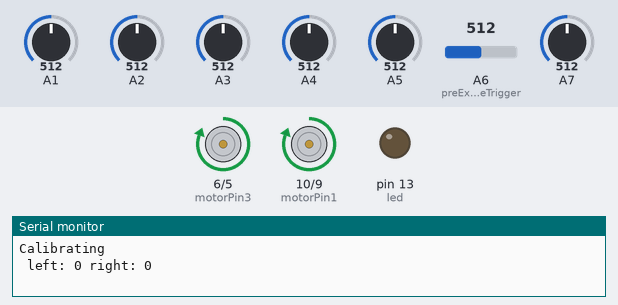
Bench run of a sketch on a simulated Arduino Uno, built with avr-gcc and run on an emulated ATmega328P. Parts: motor-driver pin pairs drawn as motors (green arrow = first pin HIGH = forward, orange = second pin HIGH = backward, longer = more drive), output pins drawn as LEDs (lit = HIGH), the last lines printed to the serial monitor. The test bench sets the inputs (shaded band); at power-on: A1 = 512, A7 = 512, A2 = 512, A4 = 512, A3 = 512, A5 = 512, A6 (preExtremeTrigger) = 512.

Above: at 5.0 s.
5.1 s: A1 set to 498
At 5.5 s:
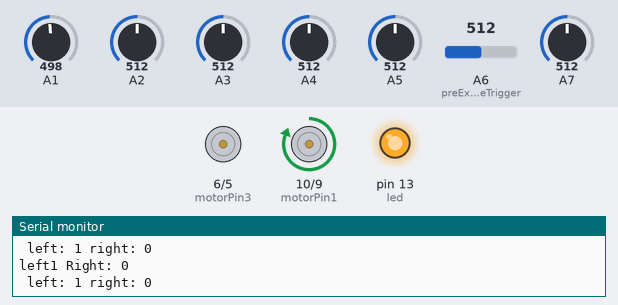
6.6 s: A7 set to 500
At 7.8 s:
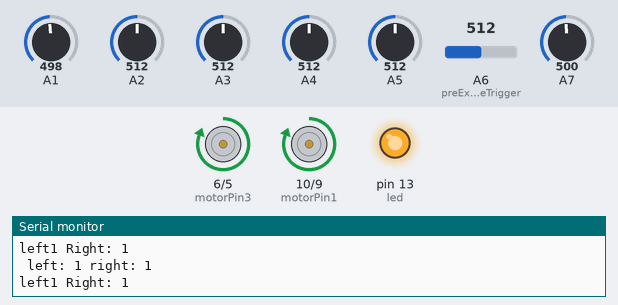
8.1 s: A2 set to 499
At 8.9 s:
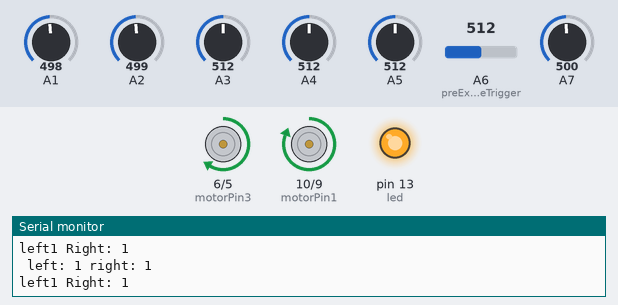
9.6 s: A4 set to 306
At 10.8 s:
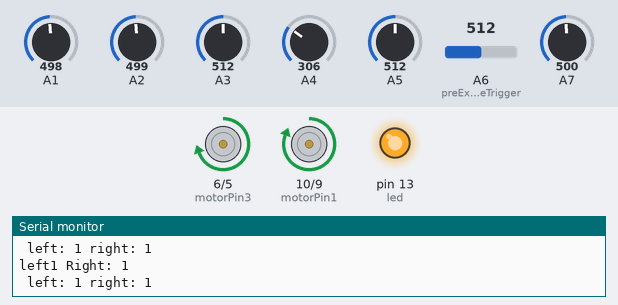
11.1 s: A3 set to 306
At 11.9 s:
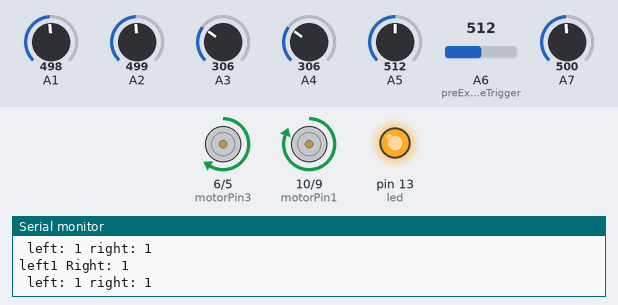
12.6 s: A1 set to 716
At 14.0 s:
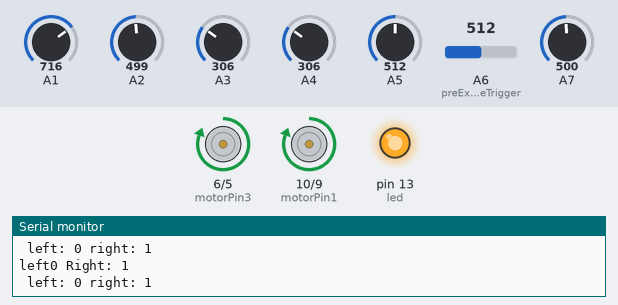
Timing chart, 0 to 15.1 s (numbered marks = the images above; inputs shaded):
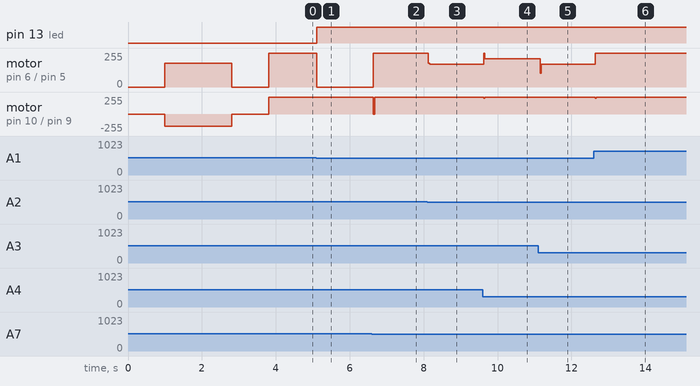

The sketch:

Flueairs_Robofest_preExtreme_noObstacle.ino
```cpp
#define sensorNum 8          //always even

#define maxSpeed 255//180  //180 //200
#define sSpeed 255
#define linegapSpeed 255

int blackLimit[sensorNum];
int digitalReading[sensorNum];

const int motorPin1=10,motorPin2=9;        //right motor
const int motorPin3=6,motorPin4=5;       //left motor
const int initIR=1;

float error, prevError=0;
float mappedValue, targetValue = 8;

float safety=0.35;

float kp=42.5;   //26.7G //26        //38 //37  //39                //45 IF DOESN'T WORK
float kd=65;  //57.3  //50G //50    //67             //70  //42 //87

int rotationSpeed=150;

int motorResponse;
float correction;

int leftSpeed,rightSpeed;

float lastAct;
int time=3;

int allBlack=0;
int leftBlack=0;
int rightBlack=0;

int frontIR=1;                      //change
int leftIR=2;                          //change
int rightIR=3;                         //change

int led = 13;
int insideLoop=0;
//int caveSpeed=;
//int turnSpeed=;

int left=0,right=0;
int preLeft=0, preRight=0;

int contiBlack = 0;
int stopTrigger = 6 ; //2
int startTrigger = 3;
int extremeCounter = 0;
int extremeTrigger =12;
int preExtremeCounter = 0;
int preExtremeTrigger = 20;

void setup()
{
  //initialize IR pins
  for(int i = initIR; i < sensorNum; i++)          //A0 is leftmost Ir
  {
    pinMode(A0 + i, INPUT);
  }

  pinMode(frontIR,INPUT);
  pinMode(rightIR,INPUT);
  pinMode(leftIR,INPUT);

  pinMode(led, OUTPUT);

  //initialize motor pins
  pinMode(motorPin1, OUTPUT);
  pinMode(motorPin2, OUTPUT);
  pinMode(motorPin3, OUTPUT);
  pinMode(motorPin4, OUTPUT);
  delay(1000);
  Serial.begin(9600);

  Serial.println("Calibrating");
  calibration();


}


void loop()
{

if(!left && !right)
 digitalWrite(led, LOW);
else
  digitalWrite(led, HIGH);
//sensorRead();
sensorMapping();
Serial.print(" ");
if(stopTrigger < contiBlack)
{
  while(allBlack == 1) {brake(); startTrigger = 0; sensorMapping();}
   //if(mappedValue == 100) {delay(100); sensorMapping(); if(mappedValue == 100) brake();}
}

for(int i = 0; i < sensorNum; i++)
{
  //Serial.print(analogRead(A0+i));
  /*if(analogRead(A0+i)<blackLimit[i])
     Serial.print("1");
  else
     Serial.print("0");
  Serial.print(" ");*/
}

  Serial.print("left: ");
  Serial.print(left);
  Serial.print(" right: ");
  Serial.print(right);
  Serial.println();
 /*
  while(!digitalRead(frontIRpin))    // if reading 0 object is close
  {
  	brake();
  }
 */
  if(mappedValue!=100 || (contiBlack > stopTrigger && allBlack == 1))     // add conditions
    {
      pid();
      motor(leftSpeed,rightSpeed);

    }
  else                                 // all white
    {
        brake();
        //delay(10);
        //delayMicroseconds();
        //dronzer stop
//        motor(-50,-50);
//        delay(20);

        if((left==1)&&(right==0))
        {
          ACRotate(rotationSpeed);
          while(mappedValue==100) sensorMapping();
          while(digitalReading[initIR+2]!=1)
          {
            sensorMapping();
          pid();
          motor(leftSpeed,rightSpeed);
          }
           left=0;                                     //changed
        }
        else if((right==1)&&(left==0))
        {
          CRotate(rotationSpeed);
          while(mappedValue==100) sensorMapping();
          while(digitalReading[sensorNum-3]!=1)
          {
            sensorMapping();
          pid();
          motor(leftSpeed,rightSpeed);
          }
          right=0;                                     //changed
        }
        else
        {
          motor(linegapSpeed,linegapSpeed);
          while(mappedValue==100) sensorMapping();
          pid();
          motor(leftSpeed,rightSpeed);
        }


    }
      Serial.print("left");
      Serial.print(left);
      Serial.print(" Right: ");
      Serial.print(right);

Serial.println();
}


void sensorMapping()
{
int sum=0,coun=0;


 for (int i = initIR; i <sensorNum; i++)
  {
    if (analogRead(A0+i) < blackLimit[i])              //A0 is leftmost IR
     {

      sum += i*2;
      coun++;
      digitalReading[i]=1;
    }
    else digitalReading[i]=0;
  }


   //if((left==1)&&(right==1)) insideLoop=1;             //loop detection

   if(coun!=0){
  mappedValue = sum / coun;
   }
   else mappedValue=100;         //all White detection

    //reset corner IRs
  if(extremeCounter > extremeTrigger)
  {
    left = 0;
    right = 0;
  }

  //reset secondary corner IRs
  if(preExtremeCounter > preExtremeTrigger)
   {
     preLeft = 0;
     preRight = 0;
   }
  if(digitalReading[initIR]||digitalReading[sensorNum-1])  //if left or right gives black saves their value
   {
     left=digitalReading[initIR];
     right=digitalReading[sensorNum-1];
     extremeCounter = 0; //reset counter
   }

   else
   {
     if(mappedValue != 100)
     extremeCounter++;
   }

   if(digitalReading[1] || digitalReading[sensorNum-2])
   {
     preLeft = digitalReading[1];
     preRight = digitalReading[sensorNum-2];
     preExtremeCounter = 0;
   }

   else
   {
     if(mappedValue != 100)
     preExtremeCounter++;
   }

   if(coun==sensorNum-initIR)
   {
    contiBlack++;

   allBlack=1;


   }
   else if(startTrigger == 0 && mappedValue != 7 && coun != sensorNum-initIR)
   {
    allBlack = 1;
   }

    else
    {
    allBlack=0;
    contiBlack = 0;
    }

}


void pid()
{

  error=targetValue-mappedValue;
  correction=(kp*error)+(kd*(error-prevError));
  prevError=error;
  motorResponse=(int)correction;

 if(motorResponse>maxSpeed) motorResponse=maxSpeed;

if(motorResponse<-maxSpeed) motorResponse=-maxSpeed;

   if(motorResponse>0)
  {
    rightSpeed=maxSpeed;
    leftSpeed=maxSpeed-motorResponse;
  }
  else if(motorResponse<0)
  {
    rightSpeed=maxSpeed+ motorResponse;
    leftSpeed=maxSpeed;
  }
  //non aggressive straight
  else
  {
    rightSpeed= sSpeed;
    leftSpeed= sSpeed;
  }

}


void motor(int left, int right)
{

  if(right>0)
  {
  analogWrite(motorPin1,right);
  analogWrite(motorPin2,0);
  }
  else
  {
    analogWrite(motorPin1,0);
    analogWrite(motorPin2,-right);
  }

  if(left>0)
  {
  analogWrite(motorPin3,left);
  analogWrite(motorPin4,0);
  }
  else
  {
   analogWrite(motorPin3,0);
   analogWrite(motorPin4,-left);
  }

 }

void CRotate(int rotateSpeed)
{
  analogWrite(motorPin1,0);
  analogWrite(motorPin2, rotateSpeed);
  analogWrite(motorPin3, rotateSpeed);
  analogWrite(motorPin4,0);

}

void ACRotate(int rotateSpeed)
{
  analogWrite(motorPin1,rotateSpeed);
  analogWrite(motorPin2, 0);
  analogWrite(motorPin3, 0);
  analogWrite(motorPin4,rotateSpeed);

}

void brake(void)
{
  analogWrite(motorPin1, 0);
  analogWrite(motorPin2, 0);
  analogWrite(motorPin3, 0);
  analogWrite(motorPin4, 0);
}

 //auto calibration
void calibration()
{
  CRotate(180);
  float upSum = 0,lowSum = 0;
  int sensorArray[sensorNum][2];

  for(int i = initIR; i < sensorNum; i++)
    {
      sensorArray[i][0] = analogRead(A0+i);
      sensorArray[i][1] = analogRead(A0+i);
    }


  int loopCounter = (int)(time * 1000 / 2.5);
  while(loopCounter)
  {
    for(int i = initIR; i < sensorNum; i++)
    {
      if(analogRead(A0+i)<sensorArray[i][0]) sensorArray[i][0]=analogRead(A0+i);
      if(analogRead(A0+i)>sensorArray[i][1]) sensorArray[i][1]=analogRead(A0+i);
    }
  loopCounter--;

  }

 for(int i=initIR; i < sensorNum; i++)
  blackLimit[i] = (int)(sensorArray[i][0] + safety * (sensorArray[i][1] - sensorArray[i][0]));

  brake();
  delay(1000);

}
```

Measured:
- the behaviour switches between 512 and 511 on A1 (found by bisection; images 0 and 1)
- the behaviour switches between 512 and 511 on A7 (found by bisection; images 1 and 2)
- the behaviour switches between 512 and 511 on A2 (found by bisection; images 2 and 3)
- after the input at 5.1 s, pin 13 (led): LOW → HIGH at once; motor on pin 6 (motorPin3) / pin 5 (motorPin4): forward 255/255 → stopped at once
- after the input at 6.6 s, motor on pin 6 (motorPin3) / pin 5 (motorPin4): stopped → forward 255/255 at once; motor on pin 10 (motorPin1) / pin 9 (motorPin2): forward 255/255 → stopped at once, → forward 255/255 0.04 s later
- after the input at 8.1 s, motor on pin 6 (motorPin3) / pin 5 (motorPin4): forward 255/255 → forward 170/255 at once
- after the input at 9.6 s, motor on pin 6 (motorPin3) / pin 5 (motorPin4): forward 170/255 → forward 213/255 at once; motor on pin 10 (motorPin1) / pin 9 (motorPin2): forward 255/255 → forward 233/255 at once, → forward 255/255 0.04 s later
- after the input at 11.1 s, motor on pin 6 (motorPin3) / pin 5 (motorPin4): forward 213/255 → forward 170/255 after 0.05 s
- after the input at 12.6 s, motor on pin 6 (motorPin3) / pin 5 (motorPin4): forward 170/255 → forward 255/255 at once; motor on pin 10 (motorPin1) / pin 9 (motorPin2): forward 255/255 → forward 233/255 at once, → forward 255/255 0.04 s later
